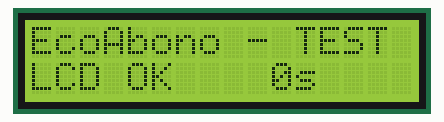
Simulated run of this sketch. Board: Arduino Uno, built with avr-gcc and run on an emulated ATmega328P. On the bench: 16×2 character LCD.

Above: at 0.1 s.
At 4.2 s:
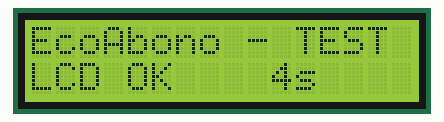
At 9.2 s:
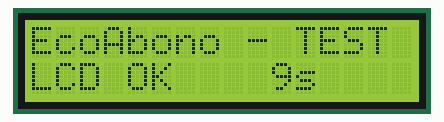
At 19.4 s:
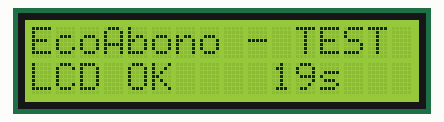
At 28.5 s:
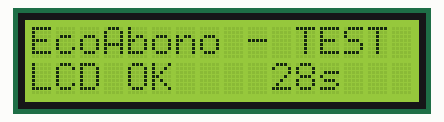
At 38.1 s:
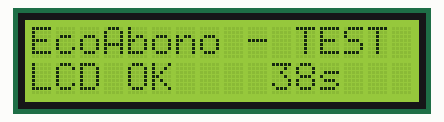

The sketch:

test_lcd.ino
```cpp
// Prueba de LCD I2C 16x2. Si no se ve nada, ajusta el contraste (potenciometro del modulo)
// o prueba la direccion 0x3F en lugar de 0x27.
#include <Wire.h>
#include <LiquidCrystal_I2C.h>

LiquidCrystal_I2C lcd(0x27, 16, 2);

void setup() {
  lcd.init();
  lcd.backlight();
  lcd.setCursor(0, 0);
  lcd.print("EcoAbono - TEST");
  lcd.setCursor(0, 1);
  lcd.print("LCD OK");
}

void loop() {
  lcd.setCursor(10, 1);
  lcd.print(millis() / 1000);
  lcd.print("s   ");
  delay(500);
}
```

Measured:
- what the display in image 1 shows lasts 1.0 s, from 4.1 s to 5.1 s
